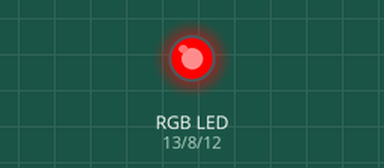
Recording of a sketch running on a simulated Arduino Uno, built with avr-gcc and run on an emulated ATmega328P. Shown: an RGB LED mixed from three pins (HIGH = lit).

Above: at 0.2 s.
At 1.3 s:
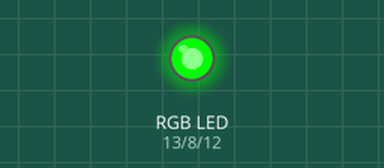
At 1.9 s:
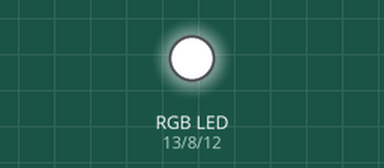
At 2.4 s:
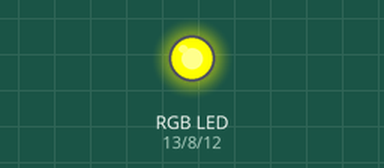
At 4.1 s:
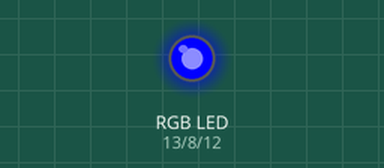
At 6.3 s:
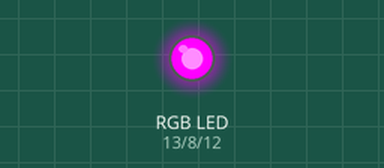
Timing chart, 0 to 7.6 s (numbered marks = the images above):
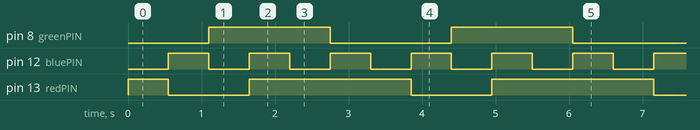

Measured:
- by itself, pin 8 (greenPIN): alternates HIGH for 1.7 s and LOW for 1.7 s
- by itself, pin 12 (bluePIN): alternates HIGH for 0.55 s and LOW for 0.55 s
- by itself, pin 13 (redPIN): repeats every 3.3 s: LOW 1.1 s, HIGH 2.2 s

The sketch:

ALPHA__RGB_light_chaser_.ino
```cpp
/*
This program will demonstrate the light chaser program where the lights will turn on one
after the other but using an RGB instaed of stanndard LED's. It will follow the same
principle as if you used other LED's, and in the case of the RGB, different colour
combinations from the original red, green and blue will provide for the display of other
colours.
*/
int redPIN = 13; //red LED pin
int bluePIN = 12; // blue LED pin
int greenPIN = 8; // green LED pin

int onDelay = 550; // set an ON delay for 550 milliseconds


// the setup function runs once when you press reset or power the board
void setup() {
  // initialize digital pins as outputs
  pinMode(redPIN, OUTPUT);
  pinMode(bluePIN, OUTPUT);
  pinMode(greenPIN, OUTPUT);

}

// the loop function runs over and over again forever
void loop() {
  digitalWrite(redPIN, HIGH);  // turn the LED on (HIGH is the voltage level)
  digitalWrite(bluePIN, LOW);  // turn the LED on (LOW is the voltage level)
  digitalWrite(greenPIN, LOW);  // turn the LED on (LOW is the voltage level)
    delay(onDelay);                      // wait for 550 ms

  digitalWrite(redPIN, LOW);  // turn the LED off (LOW is the voltage level)
  digitalWrite(bluePIN, HIGH);  // turn the LED on (HIGH is the voltage level)
  digitalWrite(greenPIN, LOW);  // turn the LED on (LOW is the voltage level)
    delay(onDelay);                      // wait for 550 ms

  digitalWrite(redPIN, LOW);  // turn the LED on (LOW is the voltage level)
  digitalWrite(bluePIN, LOW);  // turn the LED on (LOW is the voltage level)
  digitalWrite(greenPIN, HIGH);  // turn the LED on (HIGH is the voltage level)
   delay(onDelay);                      // wait for 550 ms


  digitalWrite(redPIN, HIGH);  // turn the LED on (HIGH is the voltage level)
  digitalWrite(bluePIN, HIGH);  // turn the LED on (HIGH is the voltage level)
  digitalWrite(greenPIN, HIGH);  // turn the LED on (HIGH is the voltage level)
  delay(onDelay);                      // wait for 550 ms

    digitalWrite(redPIN, HIGH);  // turn the LED on (HIGH is the voltage level)
  digitalWrite(bluePIN, LOW);  // turn the LED on (LOW is the voltage level)
  digitalWrite(greenPIN, HIGH);  // turn the LED on (HIGH is the voltage level)
  delay(onDelay);                      // wait for 550 ms

  digitalWrite(redPIN, HIGH);  // turn the LED on (HIGH is the voltage level)
  digitalWrite(bluePIN, HIGH);  // turn the LED on (HIGH is the voltage level)
  digitalWrite(greenPIN, LOW);  // turn the LED on (LOW is the voltage level)
  delay(onDelay);                      // wait for 550 ms


}
```
